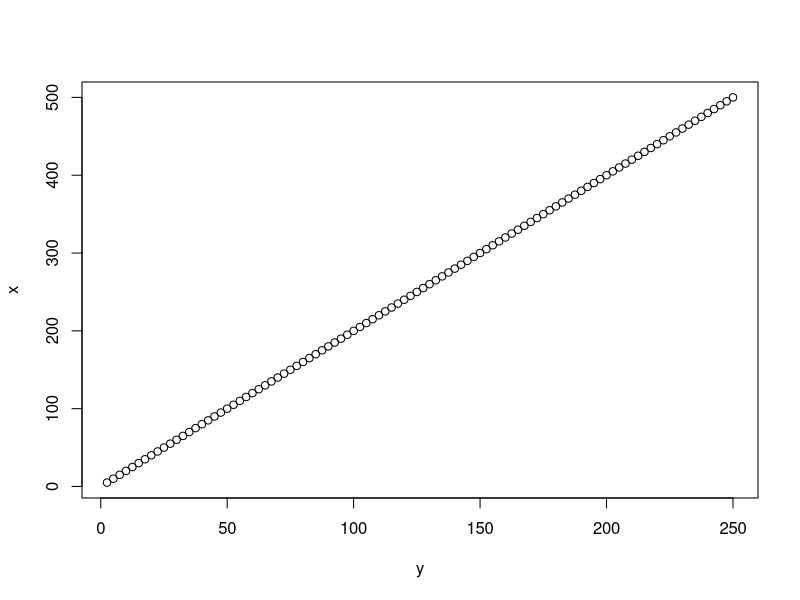
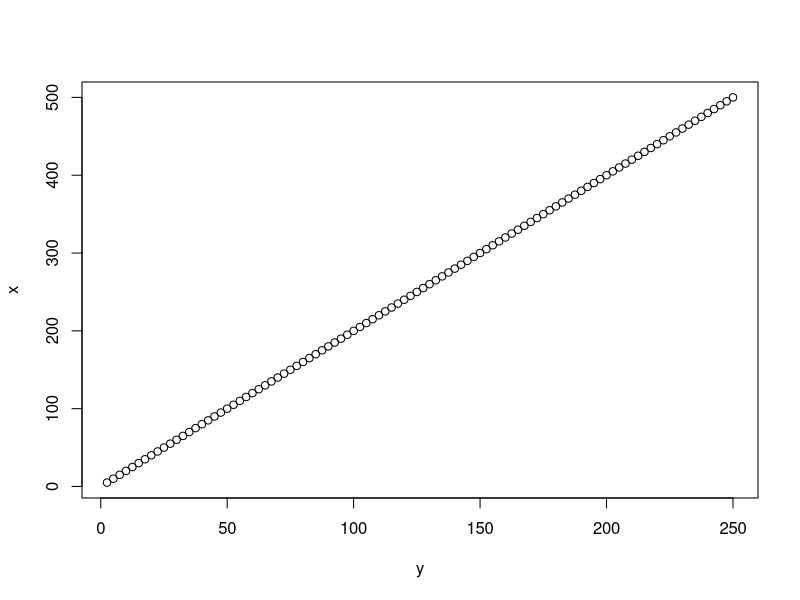
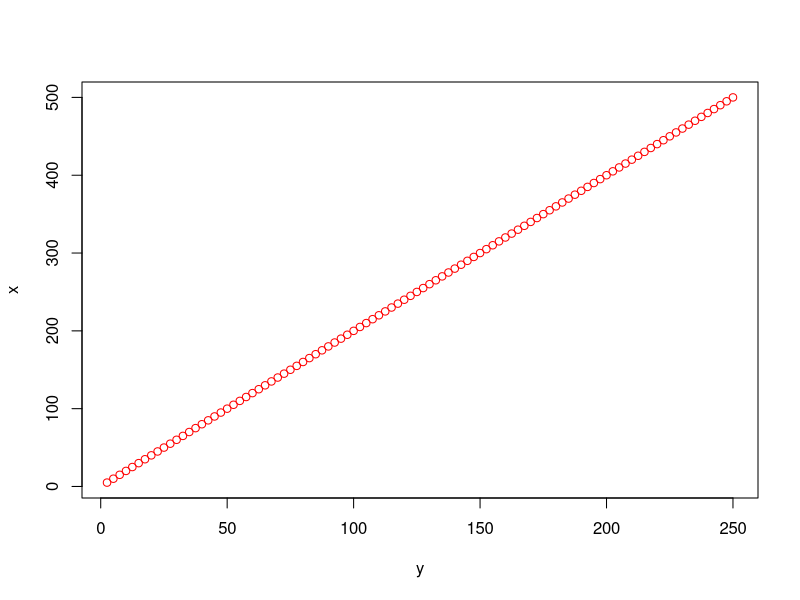

The R script that drew these images, in order:
x <- 1:100 *5
a <- 7:20*3
### does this work?
y = x*.5
plot(x~y)
plot(x~y)
plot(x~y, col = "red")
y = x*.25
#silly change